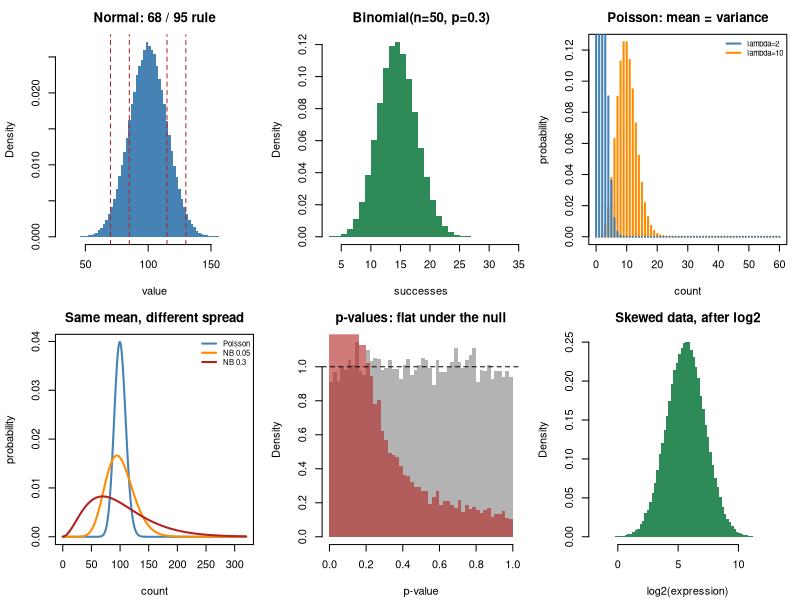

Reproduce this figure in R.
#' ---
#' title: "Foundations 3 - Distributions"
#' output: html_document
#' ---
#'
#' **Curriculum link:** `stats.md` -> Part 0, §0.5, equation (0.10)
#' **Assumes:** `F1`, `F2`.
#'
#' ## What a distribution is
#'
#' A **distribution** answers: which values does this variable take, and how
#' often? The mean and SD are two summaries of it; the distribution is the
#' whole picture.
#'
#' You do not need to memorise formulas. You need to recognise **which
#' situation produces which shape**, because that decides which method is
#' valid. Each distribution below corresponds to a *mechanism*, and naming the
#' mechanism usually names the method.

#+ setup, message = FALSE
MODULE_NAME <- "F3_distributions"
OUT <- file.path(Sys.getenv("STATS_OUT", unset = "results"), MODULE_NAME)
dir.create(OUT, recursive = TRUE, showWarnings = FALSE)
header <- function(txt) cat("\n", strrep("=", 72), "\n", txt, "\n",
                            strrep("=", 72), "\n", sep = "")
set.seed(103)

## A small text histogram, so you can see shapes without opening a plot.
sparkline <- function(v, bins = 28, height = 7) {
  h <- hist(v, breaks = bins, plot = FALSE)
  cnt <- h$counts/max(h$counts)
  for (lev in height:1)
    cat("    |", paste(ifelse(cnt*height >= lev - 0.5, "#", " "), collapse = ""), "\n", sep = "")
  cat("    +", strrep("-", length(cnt)), "\n", sep = "")
  cat(sprintf("     %-*.1f%*.1f\n", length(cnt) %/% 2, min(h$breaks),
              length(cnt) - length(cnt) %/% 2, max(h$breaks)))
}

#' ## 1. The normal distribution: what averages look like

#+ normal
header("1. Normal: the bell curve")
MU <- 100; SIGMA <- 15
x <- rnorm(200000, MU, SIGMA)
cat(sprintf("  X ~ Normal(mu = %d, sigma = %d)\n", MU, SIGMA))
sparkline(x)
cat(sprintf("\n  %-12s%10s%12s\n", "within", "theory", "observed"))
for (k in 1:3) {
  theory <- c(0.6827, 0.9545, 0.9973)[k]
  cat(sprintf("  %-12s%10.4f%12.4f\n", paste(k, "sigma"), theory,
              mean(abs(x - MU) < k*SIGMA)))
}
cat("
  The 68 / 95 / 99.7 rule. Worth memorising - it turns any normal-ish number
  into an instant sanity check.

  The normal distribution is everywhere NOT because biological measurements
  are naturally bell-shaped (mostly they are not) but because AVERAGES are,
  whatever the raw data looks like. That is the central limit theorem (F4).\n")

#' ## 2. Binomial: counting successes out of $n$ tries

#+ binomial
header("2. Binomial: how many out of n?")
n_trials <- 50; p_success <- 0.30
b <- rbinom(200000, n_trials, p_success)
cat(sprintf("  X ~ Binomial(n = %d, p = %.2f)\n", n_trials, p_success))
sparkline(b)
cat(sprintf("\n  %-28s%-16s%10s%12s\n", "quantity", "formula", "theory", "observed"))
cat(sprintf("  %-28s%-16s%10.3f%12.3f\n", "mean", "n*p", n_trials*p_success, mean(b)))
cat(sprintf("  %-28s%-16s%10.3f%12.3f\n", "variance", "n*p*(1-p)",
            n_trials*p_success*(1-p_success), var(b)))
cat("
  Note the variance formula: it is LARGEST at p = 0.5 and shrinks towards 0 as
  p approaches 0 or 1. A proportion near 0 or 1 is intrinsically less variable
  than one near a half - which is why the uncertainty on a proportion is not
  the same at every level, and why proportions get their own model (Topic 13)
  rather than being fed to a t-test.\n")
for (p_ in c(0.02, 0.5, 0.98))
  cat(sprintf("    p = %-5.2f variance = %6.2f\n", p_, n_trials*p_*(1-p_)))

#' ## 3. Poisson: counting events in a window, eq. (0.10)

#+ poisson
header("3. Poisson: mean equals variance (0.10)")
for (lam in c(2, 10, 100)) {
  po <- rpois(200000, lam)
  cat(sprintf("  lambda = %-5d mean = %8.3f   variance = %8.3f   ratio = %.3f\n",
              lam, mean(po), var(po), var(po)/mean(po)))
}
sparkline(rpois(200000, 10))
cat("
  mean = variance is the Poisson's signature, and its weakness. It leaves NO
  freedom: tell me the mean and I have told you the spread.

  Notice also that as lambda grows the shape becomes symmetric and bell-like.
  A Poisson with a large mean is well approximated by a normal - which is why
  high-count genes can be treated more casually than low-count ones.\n")

#' ## 4. Negative binomial: counts in the real world

#+ negbin
header("4. Negative binomial: Poisson plus biological variability")
MEAN <- 100
cat(sprintf("  All of these have the same mean (%d). Only the spread differs.\n\n", MEAN))
cat(sprintf("  %-40s%9s%11s%10s\n", "model", "mean", "variance", "var/mean"))
pois <- rpois(200000, MEAN)
cat(sprintf("  %-40s%9.1f%11.1f%10.2f\n", "Poisson (technical noise only)",
            mean(pois), var(pois), var(pois)/mean(pois)))
for (disp in c(0.05, 0.2, 0.5)) {
  ## A negative binomial IS a Poisson whose rate varies between samples.
  ## Simulate it exactly that way, so the mechanism is visible.
  rate <- rgamma(200000, shape = 1/disp, scale = MEAN*disp)
  nb <- rpois(200000, rate)
  cat(sprintf("  %-40s%9.1f%11.1f%10.2f\n",
              sprintf("Neg. binomial, dispersion = %.2f", disp),
              mean(nb), var(nb), var(nb)/mean(nb)))
}
cat(sprintf("
  Var = mu + dispersion * mu^2. The first term is counting noise; the second
  is biological variability between samples, and it dominates at high counts.

  This is THE reason RNA-seq is analysed with DESeq2 or edgeR rather than a
  t-test or a Poisson model. Use Poisson on data that is really negative
  binomial and you understate the variance badly - at mean %d with dispersion
  0.2, by a factor of %.0f. Every p-value inherits that error.

  Topic 20 is about estimating that dispersion when you have 3 samples, which
  is the central technical difficulty of differential expression.\n",
  MEAN, (MEAN + 0.2*MEAN^2)/MEAN))

#' ## 5. Uniform: and the most useful diagnostic in this course

#+ uniform
header("5. Uniform: p-values under the null are flat")
null_p <- replicate(20000, t.test(rnorm(10), rnorm(10))$p.value)
cat("  20,000 t-tests on data with NO real difference:\n")
sparkline(null_p)
cat(sprintf("\n  %-18s%8.4f   (should be 0.05)\n", "p < 0.05", mean(null_p < 0.05)))
cat(sprintf("  %-18s%8.4f   (should be 0.10)\n", "p < 0.10", mean(null_p < 0.10)))
cat(sprintf("  %-18s%8.4f   (should be 0.50)\n", "p < 0.50", mean(null_p < 0.50)))
real_p <- replicate(20000, t.test(rnorm(10, 0.9), rnorm(10))$p.value)
cat("\n  The same test when there IS a real difference:\n")
sparkline(real_p)
cat("
  FLAT means the test is behaving. SPIKED AT ZERO means there is signal.

  That gives you a diagnostic you can use on any analysis: plot a histogram of
  all your p-values. If you expect mostly nulls and it is NOT flat, something
  is wrong - unmodelled batch, non-independence, a broken assumption. If it
  slopes upward towards 1, your test is conservative. A p-value histogram is
  the cheapest and most informative plot in genomics (Topic 8).\n")

#' ## 6. Distributions of *statistics*, not measurements

#+ tdist
header("6. t, chi-squared and F describe test statistics")
cat("  The t distribution is the normal's heavier-tailed cousin. It is what\n")
cat("  you get when you must ESTIMATE sigma instead of knowing it.\n\n")
cat(sprintf("  %-8s%14s%24s\n", "df", "P(|t| > 2)", "P(|t| > 2) if normal"))
for (df in c(2, 5, 10, 30, 1000))
  cat(sprintf("  %-8d%14.4f%24.4f\n", df, 2*pt(2, df, lower.tail = FALSE),
              2*pnorm(2, lower.tail = FALSE)))
cat("
  With few degrees of freedom the tails are FATTER - extreme values are more
  likely than a normal would suggest. That is exactly right: when you have
  little data, your estimate of sigma is itself unreliable, and the t
  distribution builds in that extra doubt.

  As df grows, t converges on the normal. By df = 30 the difference barely
  matters, which is the origin of the folklore that 'n = 30 is enough'.

  The practical consequence: with a small sample, the critical value for a 95%
  interval is not 1.96 but something larger, so your interval is WIDER. Small
  studies are automatically made more humble - if you use the right
  distribution.\n")

#' ## 7. Skew, and why biology uses logs

#+ skew
header("7. Skewed data, and what the log transform does")
expr <- rlnorm(200000, log(50), 1.1)
cat("  A typical gene expression variable (right-skewed):\n")
sparkline(expr)
cat(sprintf("\n  mean   = %8.1f\n  median = %8.1f   <- much less than the mean\n",
            mean(expr), median(expr)))
cat(sprintf("  %.1f%% of values are BELOW the mean\n", 100*mean(expr < mean(expr))))
cat("\n  The same data after taking logs:\n")
sparkline(log2(expr))
cat(sprintf("\n  mean   = %8.2f\n  median = %8.2f   <- now they agree\n",
            mean(log2(expr)), median(log2(expr))))
cat(sprintf("  %.1f%% of values are below the mean\n",
            100*mean(log2(expr) < mean(log2(expr)))))
cat("
  For the raw variable, 'the mean' is not a typical value - a minority of
  large values drags it above most of the data. Reporting mean +/- SD here
  would be actively misleading.

  The log fixes it, and not by accident. Biological quantities tend to vary
  MULTIPLICATIVELY - a treatment doubles expression, it does not add 40 units
  - and the log turns multiplication into addition. That converts skewed,
  proportional variation into symmetric, additive variation, which is exactly
  what the standard toolkit is built for.

  This is why expression is analysed as log2 fold change, why concentrations
  are logged, and why '2-fold change' is a more natural unit than '+50'.\n")

#' ## 8. Figure

#+ figure
png(file.path(OUT, "distributions.png"), width = 1250, height = 780, res = 110)
par(mfrow = c(2, 3), mar = c(4.2, 4.2, 2.6, 1))
hist(x, breaks = 70, col = "steelblue", border = NA, main = "Normal: 68 / 95 rule",
     xlab = "value", freq = FALSE)
for (k in 1:2) abline(v = MU + c(-1, 1)*k*SIGMA, col = "firebrick", lty = 2)
hist(b, breaks = 30, col = "seagreen", border = NA, freq = FALSE,
     main = sprintf("Binomial(n=%d, p=%.1f)", n_trials, p_success), xlab = "successes")
plot(0:60, dpois(0:60, 10), type = "h", col = "darkorange", lwd = 2,
     main = "Poisson: mean = variance", xlab = "count", ylab = "probability")
lines(0:60, dpois(0:60, 2), type = "h", col = "steelblue", lwd = 2)
legend("topright", c("lambda=2", "lambda=10"), col = c("steelblue", "darkorange"),
       lwd = 2, bty = "n", cex = 0.7)
grid_ <- 0:320
plot(grid_, dpois(grid_, MEAN), type = "l", lwd = 2, col = "steelblue",
     main = "Same mean, different spread", xlab = "count", ylab = "probability")
for (i in seq_along(c(0.05, 0.3))) {
  disp <- c(0.05, 0.3)[i]
  lines(grid_, dnbinom(grid_, size = 1/disp, mu = MEAN), lwd = 2,
        col = c("darkorange", "firebrick")[i])
}
legend("topright", c("Poisson", "NB 0.05", "NB 0.3"),
       col = c("steelblue", "darkorange", "firebrick"), lwd = 2, bty = "n", cex = 0.7)
hist(null_p, breaks = 40, col = "grey70", border = NA, freq = FALSE,
     main = "p-values: flat under the null", xlab = "p-value")
hist(real_p, breaks = 40, col = adjustcolor("firebrick", 0.6), border = NA,
     freq = FALSE, add = TRUE)
abline(h = 1, lty = 2)
hist(log2(expr), breaks = 70, col = "seagreen", border = NA, freq = FALSE,
     main = "Skewed data, after log2", xlab = "log2(expression)")
invisible(dev.off())
cat("\nFigure written to", file.path(OUT, "distributions.png"), "\n")

#' # PROBLEMS
#'
#' ### Problem 1: How wrong is Poisson on real count data?

#+ problem1
## ---- YOUR CODE HERE ----------------------------------------------------

## ---- SOLUTION (uncomment to check) -------------------------------------
# poisson_test <- function(a, b) {
#   ## Compare two groups of counts ASSUMING Poisson (variance = mean).
#   ma <- mean(a); mb <- mean(b)
#   se <- sqrt(ma/length(a) + mb/length(b))
#   2*pnorm(abs(ma - mb)/max(se, 1e-9), lower.tail = FALSE)
# }
# cat(sprintf("  %-20s%10s%22s\n", "true dispersion", "var/mean", "false positive rate"))
# for (disp in c(0, 0.05, 0.2, 0.5)) {
#   hits <- 0; ratios <- numeric(3000)
#   for (i in 1:3000) {
#     if (disp == 0) { a <- rpois(6, 100); b <- rpois(6, 100) }
#     else {
#       a <- rpois(6, rgamma(6, 1/disp, scale = 100*disp))
#       b <- rpois(6, rgamma(6, 1/disp, scale = 100*disp))
#     }
#     ratios[i] <- var(c(a, b))/mean(c(a, b))
#     hits <- hits + (poisson_test(a, b) < 0.05)
#   }
#   cat(sprintf("  %-20.2f%10.1f%21.1f%%\n", disp, mean(ratios), 100*hits/3000))
# }
#
# ## With genuinely Poisson data the test is correct - about 5%. Add even
# ## modest overdispersion and the false positive rate climbs steeply, because
# ## the test divides by a standard error that is far too small.
# ##
# ## THE GROUPS ARE IDENTICAL IN EVERY ROW. Every "discovery" is false. This is
# ## what happens when you analyse RNA-seq with a model that assumes counting
# ## noise is the only noise, and it is why DESeq2 and edgeR spend most of
# ## their effort estimating the dispersion rather than testing.

#' ### Problem 2: When does the normal approximation start working?

#+ problem2
## ---- YOUR CODE HERE ----------------------------------------------------

## ---- SOLUTION (uncomment to check) -------------------------------------
# skewness <- function(v) mean((v - mean(v))^3)/sd(v)^3
# cat(sprintf("  %-14s%12s%18s%14s\n", "n averaged", "skewness",
#             "P(within 2 SD)", "normal says"))
# for (n in c(1, 2, 5, 15, 50, 200)) {
#   m <- replicate(40000, mean(rlnorm(n, 0, 1.8)))
#   z <- (m - mean(m))/sd(m)
#   cat(sprintf("  %-14d%12.2f%18.3f%14.3f\n", n, skewness(m),
#               mean(abs(z) < 2), 0.9545))
# }
#
# ## Skewness measures asymmetry; 0 is symmetric. It falls steadily towards 0
# ## as n grows, and the coverage climbs towards the normal's 95.45%.
# ##
# ## Two lessons. First, the CLT really works - even this source becomes
# ## bell-shaped. Second, "n = 30 is enough" is FOLKLORE, not a theorem: for a
# ## source this skewed, n = 50 is still visibly off. The nastier the source,
# ## the larger n must be. When in doubt use a method that does not rely on the
# ## approximation at all - a permutation test or a bootstrap (Topics 7, 5).

#' ### Problem 3: Reading a p-value histogram

#+ problem3
## ---- YOUR CODE HERE ----------------------------------------------------

## ---- SOLUTION (uncomment to check) -------------------------------------
# cases <- list()
# cases[["all null, correct test"]] <-
#   replicate(4000, t.test(rnorm(8), rnorm(8))$p.value)
# cases[["10% real effects"]] <-
#   sapply(1:4000, function(i) t.test(rnorm(8, if (i %% 10 == 0) 1.5 else 0),
#                                     rnorm(8))$p.value)
# cases[["null, but clustered data"]] <- replicate(4000, {
#   ga <- rnorm(2); gb <- rnorm(2)
#   t.test(rep(ga, each = 4) + rnorm(8, 0, 0.3),
#          rep(gb, each = 4) + rnorm(8, 0, 0.3))$p.value })
# cases[["null, conservative test"]] <-
#   pmin(1, 2.2*replicate(4000, t.test(rnorm(8), rnorm(8))$p.value))
# cat(sprintf("  %-28s%9s%34s\n", "analysis", "p<0.05", "shape"))
# for (nm in names(cases)) {
#   ps <- cases[[nm]]
#   lo <- mean(ps < 0.2); hi <- mean(ps > 0.8)
#   shape <- if (lo > 2.5*hi) "spike at 0 (signal, or a bug)"
#            else if (hi > 1.5*lo) "sloping up (conservative)" else "flat (healthy)"
#   cat(sprintf("  %-28s%9.3f%34s\n", nm, mean(ps < 0.05), shape))
# }
#
# ## (a) FLAT, 5% below 0.05. The test is calibrated - the baseline you compare
# ##     everything else against.
# ## (b) FLAT with a SPIKE at zero. Healthy, with real signal. The height of
# ##     the flat part estimates what fraction of features are null, which is
# ##     exactly how Storey's q-value works (Topic 8).
# ## (c) A spike at zero WITH NO REAL EFFECTS ANYWHERE. Indistinguishable from
# ##     (b) by eye, which is what makes it dangerous. If you know most
# ##     features should be null and you see this, suspect non-independence or
# ##     an unmodelled batch before you celebrate.
# ## (d) SLOPING UP towards 1. The test is conservative - you lose power but
# ##     make no false claims. Common with rank tests on tiny samples.
# ##
# ## Plot this histogram for every genome-scale analysis you run. It costs
# ## nothing and catches errors that staring at the top hits never will.

#' ## What to take away
#'
#' 1. A distribution is a **mechanism**, not just a shape.
#' 2. **Poisson** means counting noise only; **negative binomial** adds the
#'    biological variability real data always has.
#' 3. **p-values are uniform under the null**: the cheapest diagnostic you own.
#' 4. $t$, $\chi^2$ and $F$ describe **computed statistics**, not measurements.
#' 5. Biology varies **multiplicatively**, so logs make it additive.
#'
#' **Next:** `F4_estimates_and_standard_errors.R`
